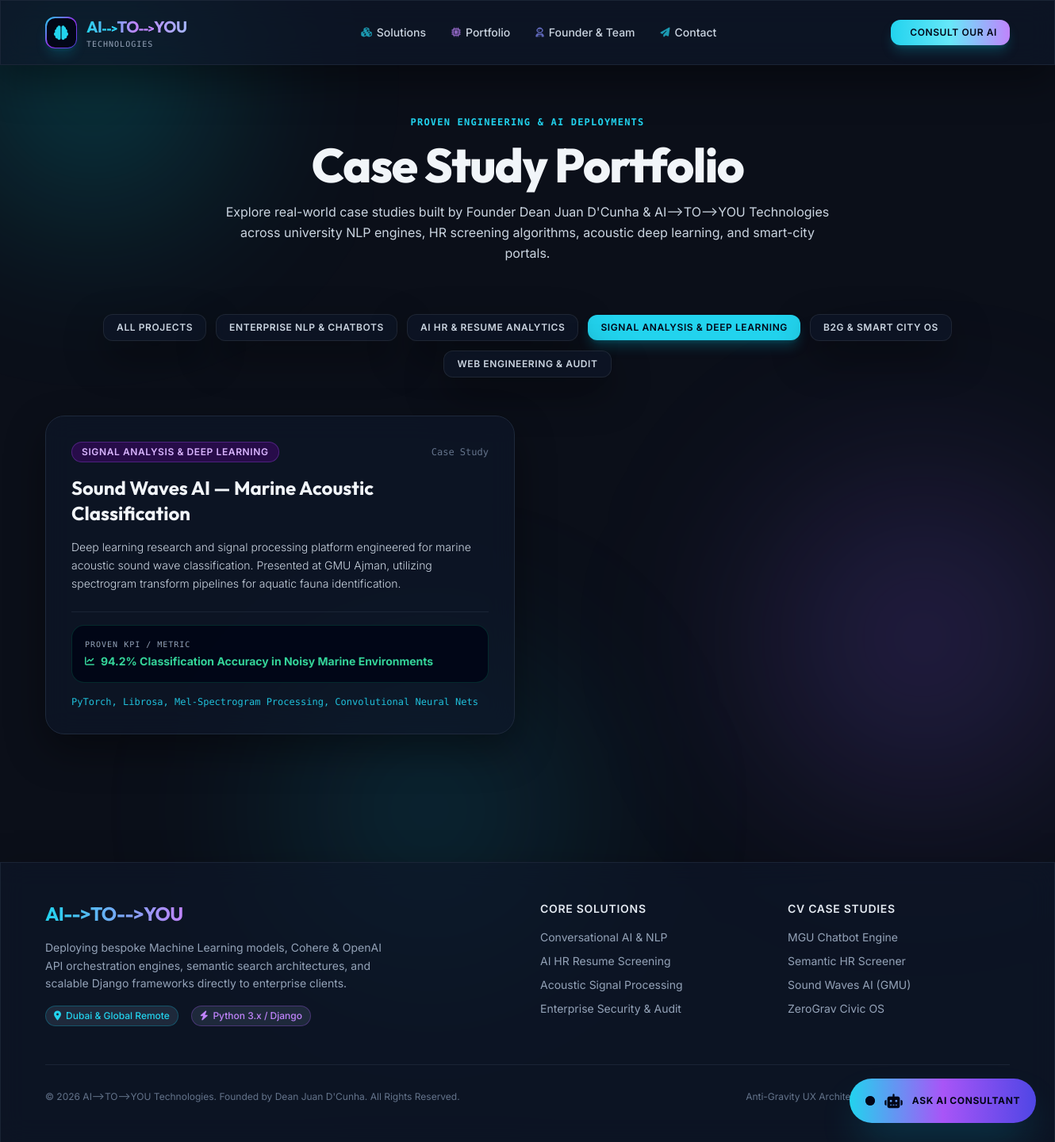
Screenshot of /portfolio/?category=deep_learning with the database file from the repository.
### core/models.py (models this page shows, shortened)
class PortfolioProject(models.Model):
    CATEGORY_CHOICES = [
        ("nlp", "Enterprise NLP & Chatbots"),
        ("hr", "AI HR & Resume Analytics"),
        ("deep_learning", "Signal Analysis & Deep Learning"),
        ("b2g", "B2G & Smart City OS"),
        ("qa", "Web Engineering & Audit"),
    ]
    title = models.CharField(max_length=300)
    category = models.CharField(max_length=50, choices=CATEGORY_CHOICES, default="nlp")
    summary = models.TextField()
    impact_metric = models.CharField(
        max_length=300,
        help_text="Quantifiable KPI or achievement (e.g. '98% candidate matching precision')",
    )
    project_url = models.URLField(blank=True, default="#")
    tech_used = models.CharField(
        max_length=300,
        default="Python, Django, Cohere, Tailwind CSS",
        help_text="Tech stack used for this project",
    )
    created_at = models.DateTimeField(auto_now_add=True)
    class Meta:
        ordering = ["-created_at"]
        verbose_name_plural = "Portfolio Projects"
    @property
    def category_label(self):
        return self.get_category_display()

### core/views.py (the view)
# urls.py: path("portfolio/", views.portfolio_page, name="portfolio"),
@require_GET
def portfolio_page(request):
    category = request.GET.get("category", "")
    if category:
        projects = PortfolioProject.objects.filter(category=category)
    else:
        projects = PortfolioProject.objects.all()
    context = {
        "projects": projects,
        "current_category": category,
        "categories": PortfolioProject.CATEGORY_CHOICES,
        "page_title": "Featured Case Studies & Portfolio | AI-->TO-->YOU",
    }
    return render(request, "portfolio.html", context)

### core/templates/portfolio.html (shortened to what this page needs)
{% extends 'base.html' %}
{% block content %}
<section class="py-16 relative z-10">
    <div class="max-w-7xl mx-auto px-4 sm:px-6 lg:px-8">
        <div class="text-center max-w-3xl mx-auto mb-16 space-y-4">
            <h1 class="text-xs font-semibold uppercase tracking-widest text-cyan-400 font-mono">Proven Engineering &amp; AI Deployments</h1>
            <h2 class="text-4xl sm:text-6xl font-extrabold font-['Outfit'] tracking-tight">
                Case Study Portfolio
            </h2>
            <p class="text-slate-300 text-base leading-relaxed">
                Explore real-world case studies built by Founder Dean Juan D'Cunha &amp; AI--&gt;TO--&gt;YOU Technologies across university NLP engines, HR screening algorithms, acoustic deep learning, and smart-city portals.
            </p>
        </div>
        <div class="flex flex-wrap items-center justify-center gap-3 mb-12">
            <a href="{% url 'core:portfolio' %}"
               class="px-4 py-2 rounded-xl text-xs font-semibold uppercase tracking-wider transition-all {% if not current_category %}bg-cyan-400 text-slate-950 shadow-lg shadow-cyan-500/25{% else %}glass-panel text-slate-300 hover:text-cyan-400{% endif %}">
                All Projects
            </a>
            {% for code, label in categories %}
            <a href="{% url 'core:portfolio' %}?category={{ code }}"
               class="px-4 py-2 rounded-xl text-xs font-semibold uppercase tracking-wider transition-all {% if current_category == code %}bg-cyan-400 text-slate-950 shadow-lg shadow-cyan-500/25{% else %}glass-panel text-slate-300 hover:text-cyan-400{% endif %}">
                {{ label }}
            </a>
            {% endfor %}
        </div>
        <div class="grid grid-cols-1 md:grid-cols-2 gap-8">
            {% for project in projects %}
            <div class="glass-panel glass-card-glow p-8 rounded-3xl flex flex-col justify-between space-y-6 relative border border-slate-800">
                <div class="space-y-4">
                    <div class="flex items-center justify-between">
                        <span class="text-xs font-semibold uppercase tracking-wider text-purple-300 bg-purple-950/60 px-3 py-1 rounded-full border border-purple-500/30">
                            {{ project.category_label }}
                        </span>
                        <span class="text-xs text-slate-500 font-mono">Case Study</span>
                    </div>
                    <h3 class="text-2xl font-bold font-['Outfit'] text-slate-100">
                        {{ project.title }}
                    </h3>
                    <p class="text-sm text-slate-300 leading-relaxed font-light">
                        {{ project.summary }}
                    </p>
                </div>
                <div class="space-y-4 pt-4 border-t border-slate-800/80">
                    <div class="p-4 rounded-2xl bg-slate-950/90 border border-emerald-500/20">
                        <div class="text-[10px] uppercase tracking-widest text-slate-400 font-mono">Proven KPI / Metric</div>
                        <div class="text-sm font-bold text-emerald-400 flex items-center space-x-2 mt-1">
                            <i class="fa-solid fa-chart-line text-xs"></i>
                            <span>{{ project.impact_metric }}</span>
                        </div>
                    </div>
                    <div class="flex items-center justify-between text-xs text-slate-400">
                        <span class="font-mono text-cyan-400/90">{{ project.tech_used }}</span>
                    </div>
                </div>
            </div>
            {% empty %}
            <div class="col-span-2 text-center py-12 glass-panel rounded-3xl">
                <p class="text-slate-400">No projects found in this category.</p>
            </div>
            {% endfor %}
        </div>
    </div>
</section>
{% endblock %}

### core/templates/base.html (style rules this page uses)
body { background-color: #0b0f19; color: #f1f5f9; font-family: 'Inter', sans-serif; overflow-x: hidden; }
.glass-panel { background: rgba(15, 23, 42, 0.65); backdrop-filter: blur(16px); -webkit-backdrop-filter: blur(16px); border: 1px solid rgba(255, 255, 255, 0.08); box-shadow: 0 20px 50px rgba(0, 0, 0, 0.4); }
.glass-card-glow { position: relative; transition: all 0.4s cubic-bezier(0.16, 1, 0.3, 1); }

### rows the page displays
PortfolioProject: category_label "SIGNAL ANALYSIS & DEEP LEARNING", title "Sound Waves AI — Marine Acoustic Classification", summary "Deep learning research and signal processing platform engineered for marine acoustic sound wave classification. Presented at GMU Ajman, utilizing spectrogram transform pipelines for aquatic fauna identification.", impact_metric "94.2% Classification Accuracy in Noisy Marine Environments", tech_used "PyTorch, Librosa, Mel-Spectrogram Processing, Convolutional Neural Nets"

### other values shown
{{ label }} "ENTERPRISE NLP & CHATBOTS" "AI HR & RESUME ANALYTICS" "SIGNAL ANALYSIS & DEEP LEARNING" "B2G & SMART CITY OS" "WEB ENGINEERING & AUDIT"
